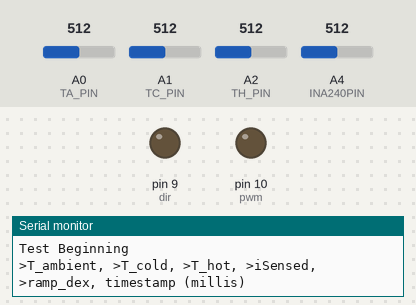
Bench run of a sketch on a simulated Arduino Uno, built with avr-gcc and run on an emulated ATmega328P. On the bench: output pins drawn as LEDs (lit = HIGH), the last lines printed to the serial monitor. The test bench sets the inputs (shaded band); at power-on: A0 (TA_PIN) = 512, A1 (TC_PIN) = 512, A2 (TH_PIN) = 512, A4 (INA240PIN) = 512.

Above: at 0.1 s.
At 1.1 s:
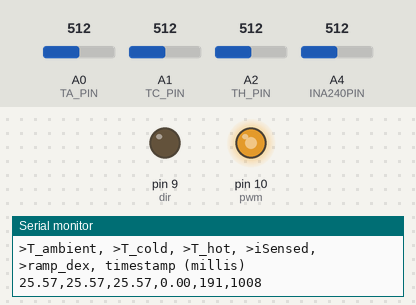
Timing chart, 0 to 2.6 s (numbered marks = the images above):
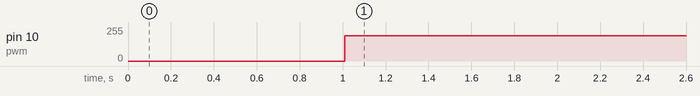

Measured:
- by itself, pin 10 (pwm): 0/255 → 191/255 at 1.0 s

The sketch:

PELTIER_test.ino
```cpp
#include <Arduino.h>
#include <PWM.h>
#include <string.h>
#include <pgmspace.h>

int TA_PIN = A0;
int TC_PIN = A1;
int TH_PIN = A2;

#define NUMSAMPLES_VREF 50
#define INA240PIN A4
#define R_SENSE 0.005
#define GAIN 50

uint8_t pwm = 10; // pin 10 as pwm
int32_t frequency = 20000; // 20kHz
uint8_t dir = 9;  // pin 9 as dir

float VREF; //reference reading for INA240
float vRead; //reading from INA240 measurements
float vSense; //sensed voltage
float iSense; // sensed current

float TA;
float TC;
float TH;


// const double tStart = 0;
const int num_iter = 1490;

//int pwmProfile[num_iter];

int N_TIMER = 0;
// timer2 maxes out at 10ms. If I want a second between each interrupt then I gotta wait for 100 interrupts
int N_INTERRUPTS = 100;
int voltDex = 0;

float voltageReader(int num_samples, uint8_t ref_pin, bool isRaw) {

  float average = 0;

  for (int i=0; i < num_samples; i++) {
    average += analogRead(ref_pin);
  }

  average /= num_samples;
  if (isRaw)
  {
    return average;
  }
  else
  {
    return average * (5.0 / 1023.0);
  }
}

float tempReader(int num_samples, uint8_t ref_pin, bool isKelvin) {
  int THERMISTORNOMINAL = 15000;
  // temp. for nominal resistance (almost always 25 C)
  int TEMPERATURENOMINAL = 25;
// the value of the 'reference' resistor
// Measured across ohmeter
  int SERIESRESISTOR = 14600;
  float BCOEFFICIENT = 3916.06;
  float average = 0;

  for (int i=0; i < num_samples; i++) {
    average += analogRead(ref_pin);
  }

  average /= num_samples;
  // Convert to resistance
  average = 1023 / average - 1;
  average = SERIESRESISTOR / average;
  float steinhart;
  steinhart = average / THERMISTORNOMINAL;     // (R/Ro)
  steinhart = log(steinhart);                  // ln(R/Ro)
  steinhart /= BCOEFFICIENT;                   // 1/B * ln(R/Ro)
  steinhart += 1.0 / (TEMPERATURENOMINAL + 273.15); // + (1/To)
  steinhart = 1.0 / steinhart;                 // Invert

  if (isKelvin)
  {
    return steinhart; //in K
  }
  else
  {
    return steinhart -= 273.15; // in C
  }

}

double current_profile(double A, double k, double t, double t0) {
    return A - A * exp(-k * (t-t0));
}

void generatePWMProfile(int pwmProfile[], int size, float amplitude, double frequency, double phase, int mode) {
    // amplitude of final voltage
    // mode 1, 2, 3 -> step, ramp, sinusoidal
    const float maxVoltage = 9.56; // Maximum voltage of system in volts
    const int maxPWM = 255; // Maximum PWM duty cycle value (8-bit resolution)

    if(mode == 1) {
      for (int i = 0; i < size; i++) {
          // Calculate PWM duty cycle percentage
         pwmProfile[i] = (int)((amplitude/ maxVoltage) * maxPWM);
      }
    }
    if(mode == 2){
      // if size must match length of test i.e. 2000 means 2000 seconds.
      double slope = amplitude / size;
    }
}

void setup(){
  Serial.begin(115200);
  // PWM Pin Init
  InitTimersSafe();

  bool success_pwm = SetPinFrequencySafe(pwm, frequency);
  //bool success_dir = SetPinFrequencySafe(dir, frequency);

  if(success_pwm) {
    pinMode(pwm,OUTPUT); //declare pin pwm as OUTPUT
  }

  pinMode(dir,OUTPUT); //declare pin dir as OUTPUT

  // INA240 init
  analogReference(EXTERNAL);

  pwmWrite(pwm, 0);
  // raw value
  VREF = voltageReader(NUMSAMPLES_VREF, INA240PIN, false);

  Serial.print(F("Average V_ref "));
  Serial.println(VREF);

  // Set up Peltier Model Arrays

  // Generate time array
  //for(int i = 0; i<num_iter; i++)
  //{
  //  t[i] = i*dt;
  //}

  // Generate current profile
  // Operating Parameters
  //float T_WATER = 15; // adjust before test, measure water bath temperature in C
  //float Th_op = 273.15 + T_WATER; // operating hotside temp in K
  //float m_op = 0.117; // weigh the aluminum block on the heat sink in KG
  //float c_op = 921.096;

  // Peltier Parameters
  //float Sm = 0.05133;
  //float Rm = 1.40110;
  //float Km = 0.74433;

  //double* voltProfile = new double[num_iter];
  //double* TcProfile = new double[num_iter];
  //double* iProfile = new double[num_iter];
  //double* delTProfile = new double[num_iter];

  //uint8_t dt = 1; // in seconds
  //for (int i = 0; i < num_iter; i++) {
  //  uint8_t ti = i*dt;
  //  iProfile[i] = current_profile(4.0, 0.05, ti, 0);
  //}

  // Initialize arrays
  //TcProfile[0] = Th_op;
  //delTProfile[0] = (Sm * TcProfile[0] * iProfile[0] - 0.5 * Rm * pow(iProfile[0], 2) - Km * (Th_op - TcProfile[0])) / (m_op * c_op);
  //voltProfile[0] = Sm * (Th_op - TcProfile[0]) + iProfile[0] * Rm;

  // Loop
  //for (int x = 1; x < num_iter; x++) {
  //  TcProfile[x] = TcProfile[x - 1] - delTProfile[x - 1];
  //  delTProfile[x] = (Sm * TcProfile[x] * iProfile[x] - 0.5 * Rm * pow(iProfile[x], 2) - Km * (Th_op - TcProfile[x])) / (m_op * c_op);
  //  voltProfile[x] = Sm * (Th_op - TcProfile[x]) + iProfile[x] * Rm;
  //}

  //delete[] TcProfile;
  //delete[] delTProfile;
  //delete[] iProfile;

  //int* pwmProfile = new int[num_iter];
  //for (int i=0; i<num_iter; i++){
  //  pwmProfile[i] = 174;
  //}
  //convertToPWM(voltProfile, pwmProfile, num_iter);
  //delete[] voltProfile;


  Serial.println(F("Test Beginning"));
  Serial.println(F(">T_ambient, >T_cold, >T_hot, >iSensed, >ramp_dex, timestamp (millis)"));
  delay(0);

  // Timer2 Setup
  TCCR2A = 0;           // Init Timer2A
  TCCR2B = 0;           // Init Timer2B
  TCCR2B |= B00000111;  // Prescaler = 1024
  OCR2A = 156;        // Timer Compare2A Register
  TIMSK2 |= B00000010;  // Enable Timer COMPA Interrupt
}


int RAMP_TIMER = 0;
int RAMP_LENGTH = 5;
int ramp_dex = 191;
int INFLECT_DEX_DOWN = 255;
int INFLECT_DEX_UP = 0;
bool isDecrease = false;
bool isIncrease = false;


ISR(TIMER2_COMPA_vect){
  OCR2A += 156; // Advance The COMPA Register
  // Handle The Timer Interrupt
  if(N_TIMER == N_INTERRUPTS){
    // 1 second has passed

/*     if(ramp_dex == INFLECT_DEX_UP){
      isDecrease = false;
      isIncrease = true;
    }
    if(ramp_dex == INFLECT_DEX_DOWN){
      isDecrease = true;
      isIncrease = false;
    } */


    pwmWrite(pwm, ramp_dex); // make sure volt profile is in units of PWM // pwmProfile[voltDex]
    TA = tempReader(NUMSAMPLES_VREF, TA_PIN, false);
    TC = tempReader(NUMSAMPLES_VREF, TC_PIN, false);
    TH = tempReader(NUMSAMPLES_VREF, TH_PIN, false);

    vRead = voltageReader(NUMSAMPLES_VREF, INA240PIN, false);
    iSense = ((vRead - VREF) / (GAIN)) / R_SENSE;
    Serial.print(TA);
    Serial.print(F(","));
    Serial.print(TC);
    Serial.print(F(","));
    Serial.print(TH);
    Serial.print(F(","));
    Serial.print(iSense);
    Serial.print(F(","));
    Serial.print(ramp_dex);
    Serial.print(F(","));
    Serial.println(millis());


    N_TIMER = 0;
    voltDex += 1;
    RAMP_TIMER +=1;
    //}
  }
  else{
    // full second has not passed.
    N_TIMER += 1;
  }

/*   if(RAMP_TIMER==RAMP_LENGTH){
    if(isDecrease){
      ramp_dex -= 1;
    }
    if(isIncrease) {
      ramp_dex += 1;
    }
    RAMP_TIMER = 0;
  } */
}

void loop() {
  digitalWrite(dir,LOW);

}
```
